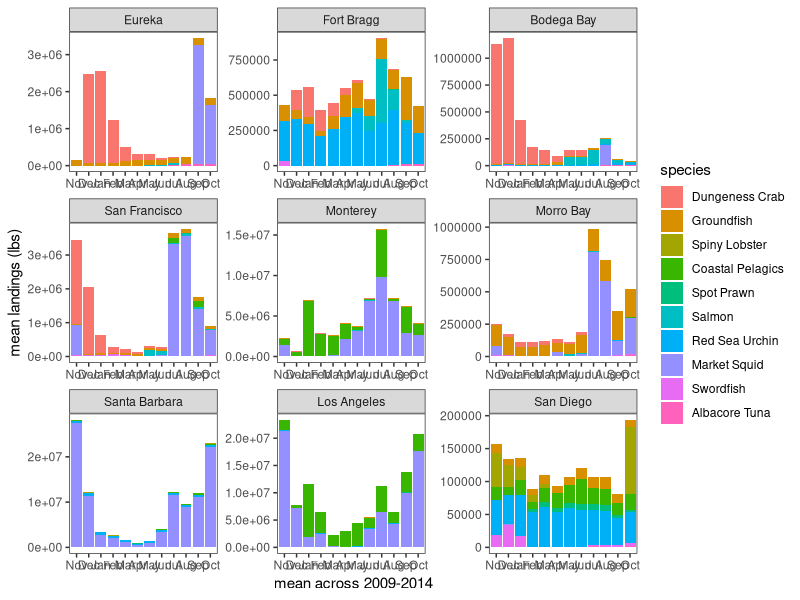
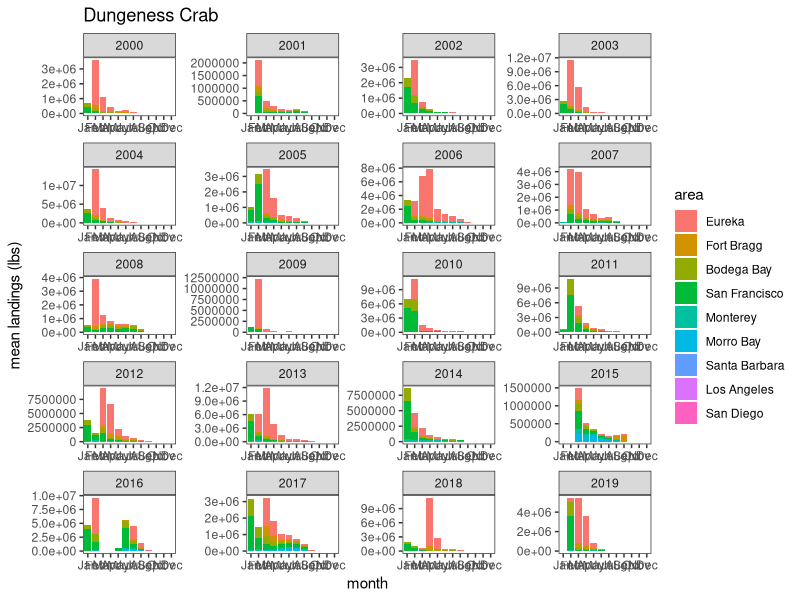
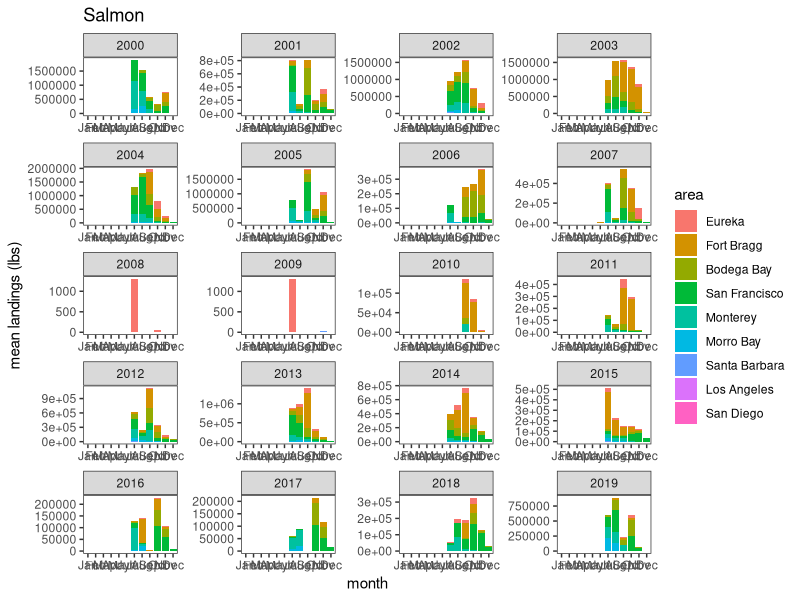
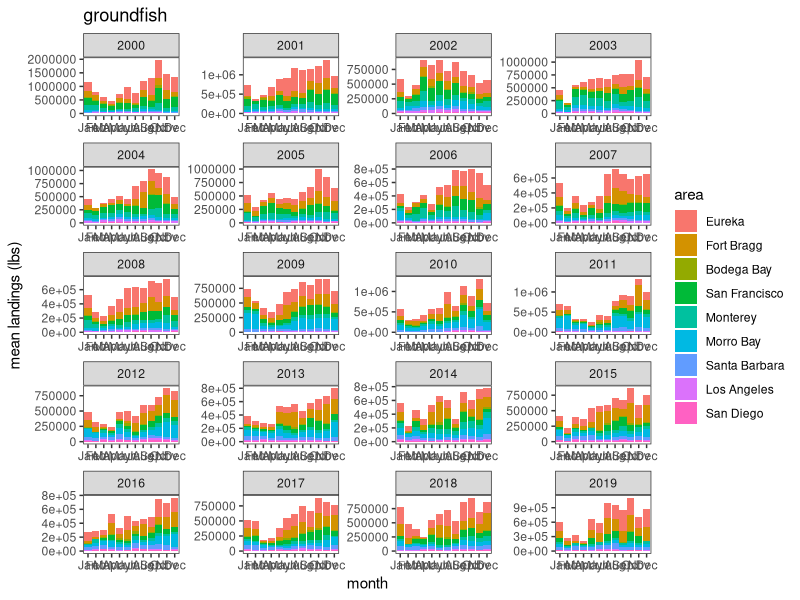

Write the R code that produced these figures, in order.
# Analysis of the data from the nine areas within California, gathered from the
# California Department of Natural Resources, accessed here: 
# https://wildlife.ca.gov/Fishing/Commercial/Landings

library(stringr)
library(dplyr)
library(reshape2)
library(ggplot2)

# Import dataset of all areas
all_areas <- read.csv("Data/DFW areas/all_areas.csv")

# Column names for the initial columns of the overall dataframe
initial_cols <- c("Species", "January", "February", "March", "April", "May", "June",
                  "July", "August", "September", "October", "November", "December", 
                  "Landings", "year", "area")

# Update species names for the graph legend
sp_names <- c("Dungeness Crab", "Groundfish", "Spiny Lobster", 
              "Coastal Pelagics", "Spot Prawn", "Salmon", "Red Sea Urchin",
              "Market Squid", "Swordfish","Albacore Tuna")

# Order of areas from North -> South
area_order <- c("Eureka", "Fort Bragg", "Bodega Bay", "San Francisco", 
                "Monterey", "Morro Bay", "Santa Barbara", "Los Angeles",
                "San Diego")


# Islolate species of interest ------------------------------------------------
crab <- all_areas %>% filter(str_detect(Species, "Dungeness")) %>% bind_rows
lobster <- all_areas %>% filter(str_detect(Species, "Lobster")) %>% bind_rows
squid <- all_areas %>% filter(str_detect(Species, "Squid market")) %>% bind_rows
albacore <- all_areas %>% filter(str_detect(Species, "albacore")) %>% bind_rows
prawn <- all_areas %>% filter(str_detect(Species, "Prawn spot")) %>% bind_rows
urchin <- all_areas %>% filter(str_detect(Species, "Sea urchin red")) %>% bind_rows
swordfish <- all_areas %>% filter(str_detect(Species, "Swordfish")) %>% bind_rows

# Groundfish - from list here:
# https://wildlife.ca.gov/Conservation/Marine/Federal-Groundfish 
groundfish <- all_areas %>% filter(str_detect(Species, "Halibut|Rockfish|
                                              Thornyhead|Sablefish|Skate|
                                              Shark leopard|Shark soupfin|
                                              Shark spiny dogfish|Ratfish|
                                              Cabezon|Greenling|Lingcod|Cod|
                                              Whiting|Scorpionfish|Flounder|
                                              Sole|Sanddab")) %>% bind_rows
# Update dataframe with new species name
groundfish <- groundfish[, -1] %>% group_by(area, year) %>%
  summarize(across(January:Landings, sum))  
groundfish <- cbind(rep("Groundfish", length(groundfish$year)), groundfish[, c(3:15, 2, 1)])
colnames(groundfish) <- initial_cols

# Salmon
salmon <- all_areas %>% filter(str_detect(Species, "Salmon")) %>% bind_rows
salmon <- salmon %>% filter(!str_detect(Species, "Roe"))  # Remove salmon roe fishery
# Update dataframe with new species name
salmon <- salmon[, -1] %>%  group_by(area, year) %>% 
  summarize(across(January:Landings, sum))
salmon <- cbind(rep("Salmon", length(salmon$year)), salmon[, c(3:15, 2, 1)])
colnames(salmon) <- initial_cols

# Coastal pelagic species gathered from NOAA fisheries
pelagics <- all_areas %>% filter(str_detect(Species, "Sardine|Mackerel Pacific|
                                            Mackerel jack|Anchovy northern")) %>% bind_rows
# Update dataframe with new species name
pelagics <- pelagics[, -1] %>% group_by(area, year) %>% 
  summarize(across(January:Landings, sum))
pelagics <- cbind(rep("Pelagics coastal", length(pelagics$year)), pelagics[, c(3:15, 2, 1)])
colnames(pelagics) <- initial_cols

# Create dataframe of all species of interest
all_soi <- rbind(crab, lobster, squid, albacore, prawn, urchin, swordfish, 
                 groundfish, salmon, pelagics)

# Write a .csv file with just the species of interest
write.csv(all_soi, "Data/dfw_areas_soi.csv", row.names = FALSE)


# All landings for the stable period ------------------------------------------
all_landings <- all_areas %>% group_by(area, year) %>% 
  summarize(across(January:Landings, sum))

all_landings_stable <- all_landings %>% filter(between(year, 2009, 2014))
all_landings_stable <- all_landings_stable[, -2]  # remove year column

all_landings_means <- all_landings_stable %>%
  group_by(area) %>%
  summarize(across(January:Landings, mean))


# Monthly averages over the stable period of species of interest --------------
# Filter for 2009-2014
all_soi_stable <- all_soi %>% filter(between(year, 2009, 2014))

# Find monthly mean for each year
all_soi_stable <- all_soi_stable[, -15]  # remove year column
all_soi_stable$Species <- str_trim(all_soi_stable$Species, side = "both")  # Remove extra white spaces

all_soi_means <- all_soi_stable %>% 
  group_by(Species, area) %>% 
  summarize(across(January:Landings, mean))

all_soi_means <- all_soi_means[, -15]  # Remove total landings


# Update data for plotting ----------------------------------------------------
plot_cols <- c("species", "area", "Jan", "Feb", "Mar", "Apr", "May", "Jun",
               "Jul", "Aug", "Sep", "Oct", "Nov", "Dec")

colnames(all_soi_means) <- plot_cols

# Change column & row order to match analyses
all_soi_means <- all_soi_means[, c(1, 2, 13, 14, 3:12)]  # Year starts in Nov.
all_soi_means2 <- melt(all_soi_means, id_vars = c("area", "species"))
colnames(all_soi_means2) <- c("species", "area", "month", "landings")
all_soi_means2$area <- factor(all_soi_means2$area, levels = area_order)

# Plot monthly means for stable period
monthly_areas_stable <- ggplot(all_soi_means2, aes(y = landings, x = month, fill = species)) +
  geom_bar(position = "stack", stat = "identity") +
  ylab("mean landings (lbs)") + xlab("mean across 2009-2014") +
  scale_fill_hue(labels = sp_names) +
  theme_bw() +
  theme(panel.grid.major = element_blank(), panel.grid.minor = element_blank()) +
  facet_wrap(~area, ncol = 3, scale = "free")

ggsave(filename="DFW pdf data/Figures/area_monthly_landings_stable.pdf", monthly_areas_stable,
       width=400, height=250, units="mm", dpi=300)


# Yearly trends for species of interest ---------------------------------------
# Dungeness Crab
crab$year <- as.factor(crab$year)
crab$area <- factor(crab$area, levels = area_order)
crab2 <- crab[, c(15, 16, 12, 13, 2:11)]
colnames(crab2) <- plot_cols
crab_long <- melt(crab2, id_vars = c("area", "year"))
colnames(crab_long) <- c("year", "area", "month", "landings")

crab_monthly <- ggplot(crab_long, aes(y = landings, x = month, fill = area)) +
  geom_bar(position = "stack", stat = "identity") +
  ylab("mean landings (lbs)") +
  ggtitle("Dungeness Crab") + 
  # scale_fill_discrete(breaks = area_order) +
  theme_bw() +
  theme(panel.grid.major = element_blank(), panel.grid.minor = element_blank()) +
  facet_wrap(~year, ncol = 4, scale = "free")

ggsave(filename="DFW pdf data/Figures/crab_monthly.pdf", crab_monthly,
       width=400, height=250, units="mm", dpi=300)

# Salmon
salmon$year <- as.factor(salmon$year)
salmon$area <- factor(salmon$area, levels = area_order)
salmon2 <- salmon[, c(15, 16, 12, 13, 2:11)]
colnames(salmon2) <- plot_cols
salmon_long <- melt(salmon2, id_vars = c("area", "year"))
colnames(salmon_long) <- c("year", "area", "month", "landings")

salmon_monthly <- ggplot(salmon_long, aes(y = landings, x = month, fill = area)) +
  geom_bar(position = "stack", stat = "identity") +
  ylab("mean landings (lbs)") +
  ggtitle("Salmon") + 
  theme_bw() +
  theme(panel.grid.major = element_blank(), panel.grid.minor = element_blank()) +
  facet_wrap(~year, ncol = 4, scale = "free")

ggsave(filename="DFW pdf data/Figures/salmon_monthly.pdf", salmon_monthly,
       width=400, height=250, units="mm", dpi=300)

# Groundfish
groundfish$year <- as.factor(groundfish$year)
groundfish$area <- factor(groundfish$area, levels = area_order)
groundfish2 <- groundfish[, c(15, 16, 12, 13, 2:11)]
colnames(groundfish2) <- plot_cols
groundfish_long <- melt(groundfish2, id_vars = c("area", "year"))
colnames(groundfish_long) <- c("year", "area", "month", "landings")

groundfish_monthly <- ggplot(groundfish_long, aes(y = landings, x = month, fill = area)) +
  geom_bar(position = "stack", stat = "identity") +
  ylab("mean landings (lbs)") +
  ggtitle("groundfish") + 
  theme_bw() +
  theme(panel.grid.major = element_blank(), panel.grid.minor = element_blank()) +
  facet_wrap(~year, ncol = 4, scale = "free")

ggsave(filename="DFW pdf data/Figures/groundfish_monthly.pdf", groundfish_monthly,
       width=400, height=250, units="mm", dpi=300)
